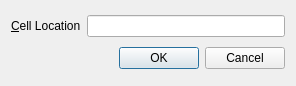
<?xml version="1.0" encoding="UTF-8"?>
<ui version="4.0">
 <class>Dialog</class>
 <widget class="QDialog" name="Dialog">
  <property name="geometry">
   <rect>
    <x>0</x>
    <y>0</y>
    <width>296</width>
    <height>86</height>
   </rect>
  </property>
  <property name="windowTitle">
   <string>Dialog</string>
  </property>
  <layout class="QVBoxLayout" name="verticalLayout">
   <item>
    <layout class="QHBoxLayout" name="horizontalLayout">
     <item>
      <widget class="QLabel" name="label">
       <property name="text">
        <string>&amp;Cell Location</string>
       </property>
       <property name="buddy">
        <cstring>line_edit</cstring>
       </property>
      </widget>
     </item>
     <item>
      <widget class="QLineEdit" name="line_edit"/>
     </item>
    </layout>
   </item>
   <item>
    <layout class="QHBoxLayout" name="horizontalLayout_2">
     <item>
      <spacer name="horizontalSpacer">
       <property name="orientation">
        <enum>Qt::Horizontal</enum>
       </property>
       <property name="sizeHint" stdset="0">
        <size>
         <width>40</width>
         <height>20</height>
        </size>
       </property>
      </spacer>
     </item>
     <item>
      <widget class="QPushButton" name="ok_btn">
       <property name="text">
        <string>OK</string>
       </property>
      </widget>
     </item>
     <item>
      <widget class="QPushButton" name="cancel_btn">
       <property name="text">
        <string>Cancel</string>
       </property>
      </widget>
     </item>
    </layout>
   </item>
  </layout>
 </widget>
 <resources/>
 <connections/>
</ui>
